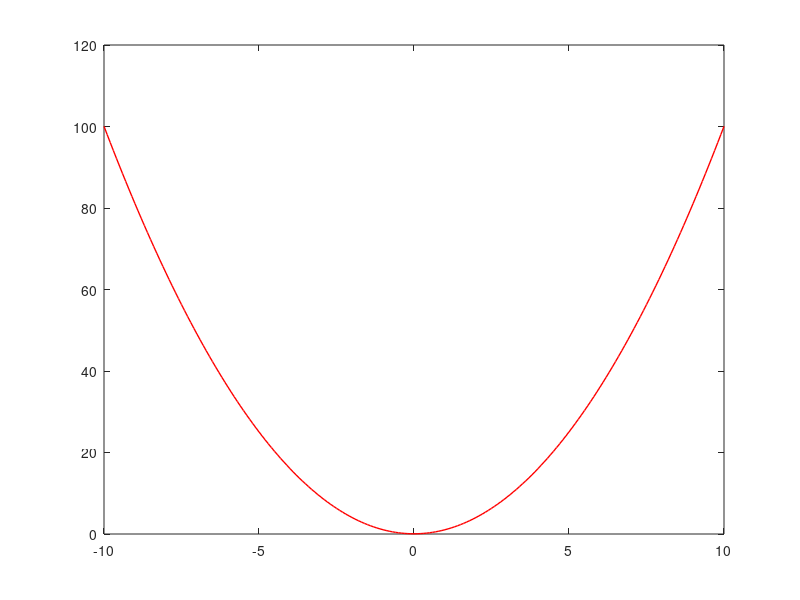

The MATLAB source for this figure:
function [ output_args ] = PHYS_HW5( ~ )
%Matthew Howlett

%declaration
x = -10:0.1:10;
t = 0;
T = 100;
v = 25;
b = 0.05;


%calculation
y = b.^3/b.^2+(x-v*t).^2;


%print to screen
%disp('Transverse Wave Traveling along a String:');
%disp(y);


%plot
plot(x, y, '-r','LineWidth',1);


end
